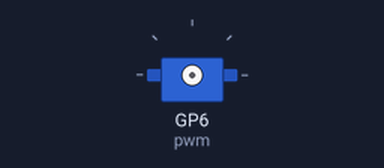
Simulated run of this program. Board: Raspberry Pi Pico running MicroPython. Parts: servo. Servo angles are drawn from the pulse width (0.5 ms = 0°, 2.5 ms = 180°).

Above: at 0.05 s.
At 0.75 s:
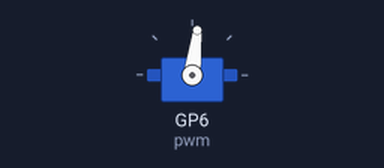
At 1.5 s:
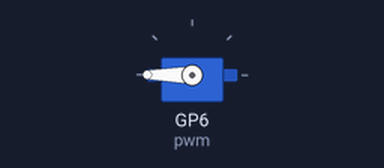
At 3.0 s:
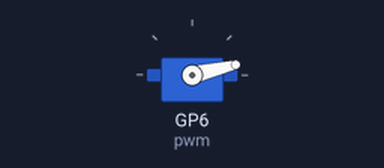
Timing chart, 0 to 7.4 s (numbered marks = the images above):
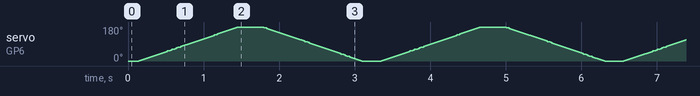

The program:

moreServo.py
```python
from time import sleep
from machine import Pin, PWM

pwm = PWM(Pin(6))
pwm.freq(50)

while True:
    for position in range(1000,9000,50):
        pwm.duty_u16(position)
        sleep(0.01)
    for position in range(9000,1000,-50):
        pwm.duty_u16(position)
        sleep(0.01)
```
